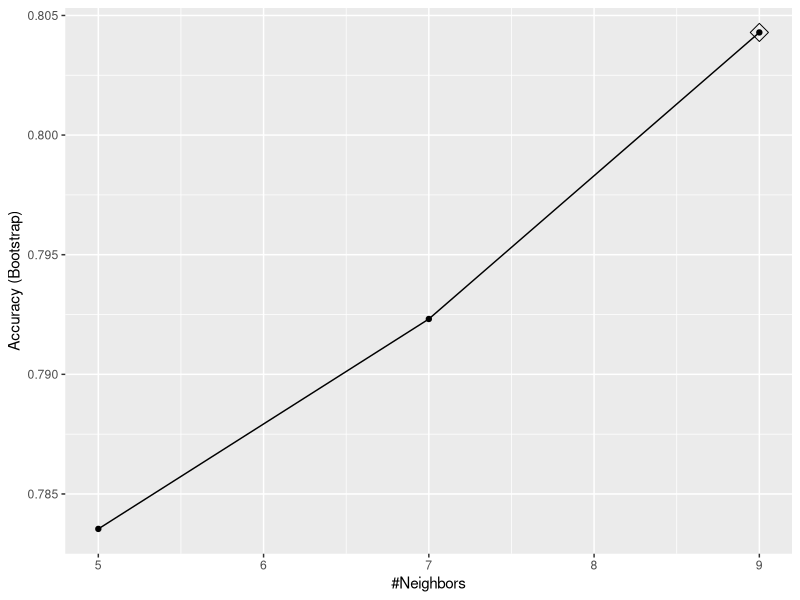
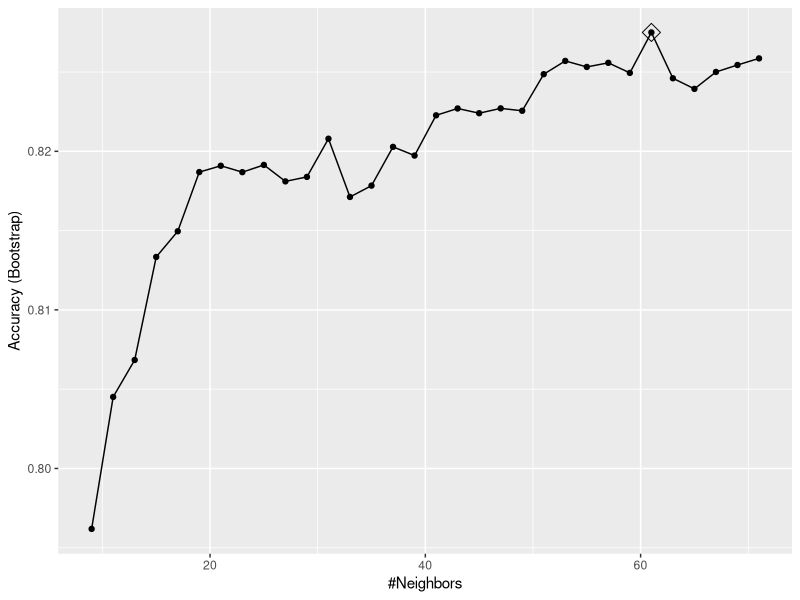
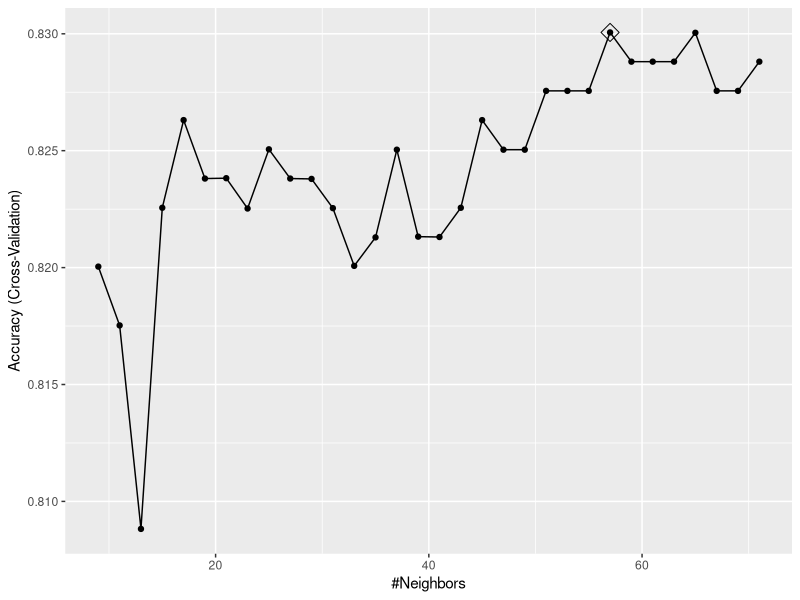
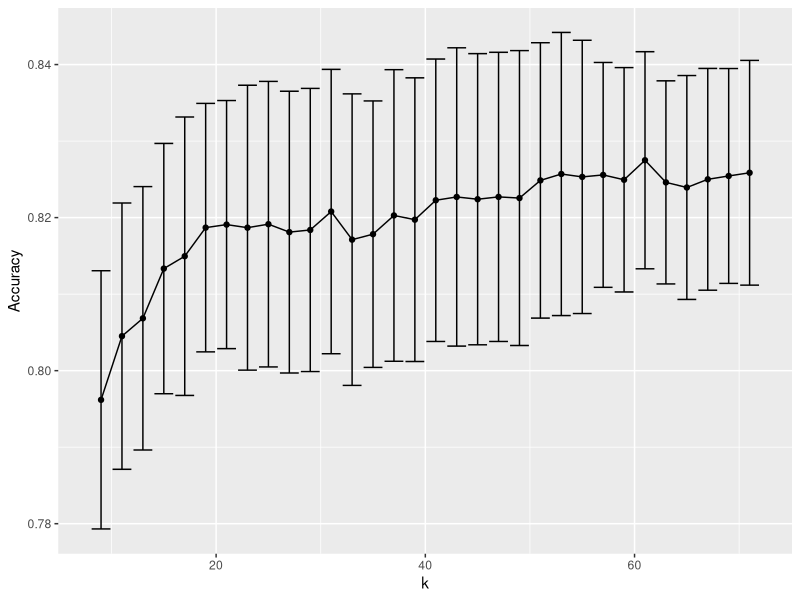
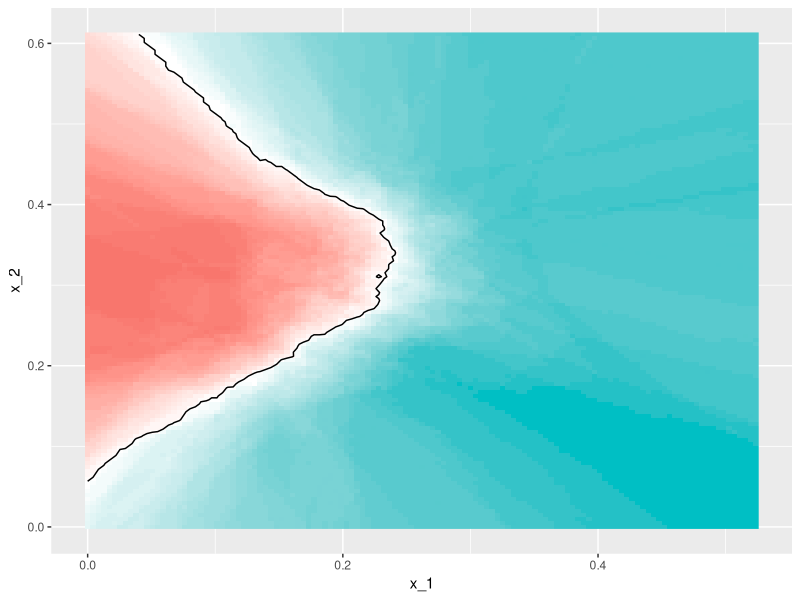
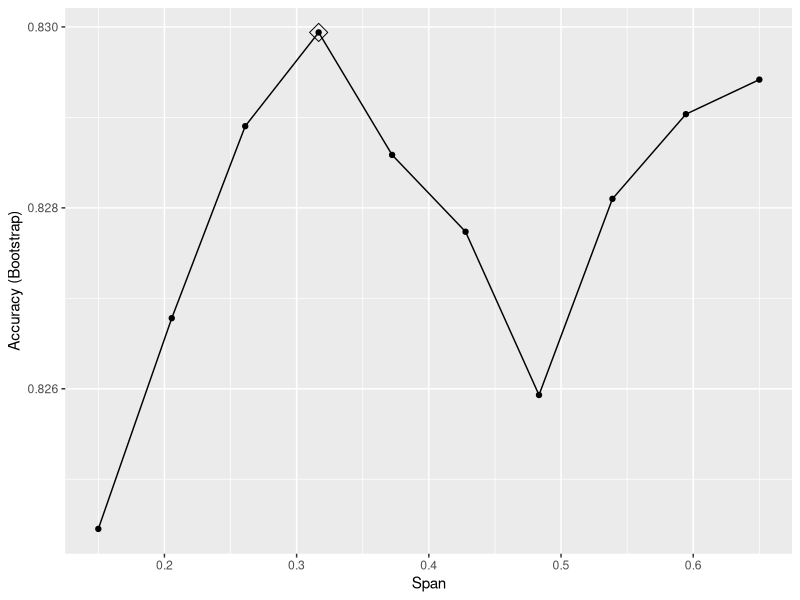
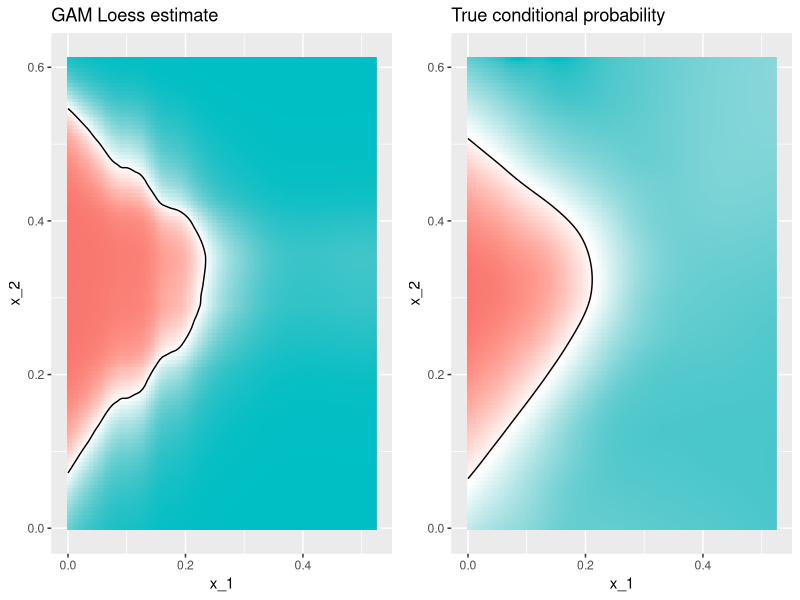

These charts were generated, in order, by the following R code:
## ---- chunk 1
library(tidyverse)
library(dslabs)
data("mnist_27")
## ---- chunk 2
library(caret)
train_glm <- train(y ~ ., method = "glm", data = mnist_27$train)
train_knn <- train(y ~ ., method = "knn", data = mnist_27$train)
## ---- chunk 3
y_hat_glm <- predict(train_glm, mnist_27$test, type = "raw")
y_hat_knn <- predict(train_knn, mnist_27$test, type = "raw")
## ---- chunk 4
confusionMatrix(y_hat_glm, mnist_27$test$y)$overall[["Accuracy"]]
confusionMatrix(y_hat_knn, mnist_27$test$y)$overall[["Accuracy"]]
## ---- chunk 5
train_knn <- train(y ~ ., method = "knn", data = mnist_27$train)
## ---- chunk 6
ggplot(train_knn, highlight = TRUE)
## ---- chunk 7
set.seed(2008)
train_knn <- train(y ~ ., method = "knn",
data = mnist_27$train,
tuneGrid = data.frame(k = seq(9, 71, 2)))
ggplot(train_knn, highlight = TRUE)
## ---- chunk 8
train_knn$bestTune
## ---- chunk 9
train_knn$finalModel
## ---- chunk 10
confusionMatrix(predict(train_knn, mnist_27$test, type = "raw"),
mnist_27$test$y)$overall["Accuracy"]
## ---- chunk 11
control <- trainControl(method = "cv", number = 10, p = .9)
train_knn_cv <- train(y ~ ., method = "knn",
data = mnist_27$train,
tuneGrid = data.frame(k = seq(9, 71, 2)),
trControl = control)
ggplot(train_knn_cv, highlight = TRUE)
## ---- chunk 12
names(train_knn$results)
## ---- chunk 13
train_knn$results %>%
ggplot(aes(x = k, y = Accuracy)) +
geom_line() +
geom_point() +
geom_errorbar(aes(x = k,
ymin = Accuracy - AccuracySD,
ymax = Accuracy + AccuracySD))
## ---- chunk 14
plot_cond_prob <- function(p_hat=NULL){
tmp <- mnist_27$true_p
if(!is.null(p_hat)){
tmp <- mutate(tmp, p=p_hat)
}
tmp %>% ggplot(aes(x_1, x_2, z=p, fill=p)) +
geom_raster(show.legend = FALSE) +
scale_fill_gradientn(colors=c("#F8766D","white","#00BFC4")) +
stat_contour(breaks=c(0.5),color="black")
}
## ---- chunk 15
plot_cond_prob(predict(train_knn, mnist_27$true_p, type = "prob")[,2])
## ---- chunk 16
modelLookup("gamLoess")
## ---- chunk 17
grid <- expand.grid(span = seq(0.15, 0.65, len = 10), degree = 1)
## ---- chunk 18
train_loess <- train(y ~ .,
method = "gamLoess",
tuneGrid=grid,
data = mnist_27$train)
ggplot(train_loess, highlight = TRUE)
## ---- chunk 19
confusionMatrix(data = predict(train_loess, mnist_27$test),
reference = mnist_27$test$y)$overall["Accuracy"]
## ---- chunk 20
p1 <- plot_cond_prob() + ggtitle("True conditional probability")

p2 <- plot_cond_prob(predict(train_loess, mnist_27$true_p, type = "prob")[,2]) +
ggtitle("GAM Loess estimate")

gridExtra::grid.arrange(p2, p1, nrow=1)
